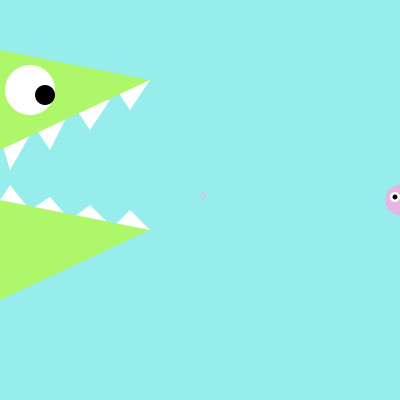
Frame 1 (no input)
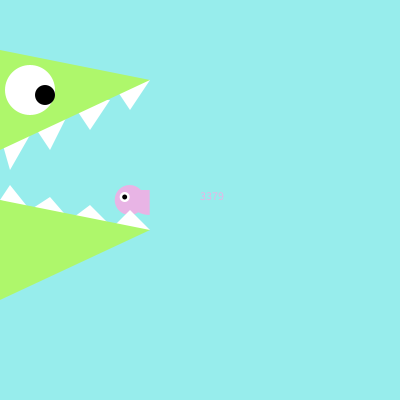
Frame 60 (the mouse pressed at the canvas centre just before this capture)
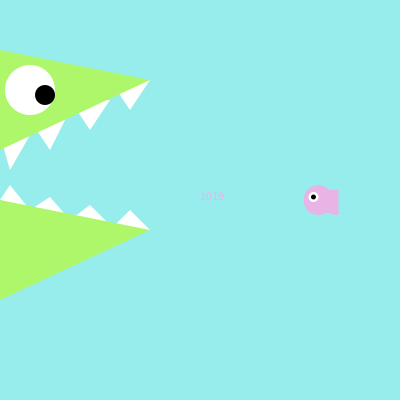
Frame 120 (the mouse held since frame 60 and released just before this capture)

The Processing sketch that drew these frames (run headless with seeded random() and noise(); from frame 60 on, the mouse is pressed at the canvas centre):

// Processing sketch: processing_39143
// ── processing_39143.pde

int millisWhenIClicked;
int thingDuration;

void setup() {
  size(400, 400);
  thingDuration=5000;
  millisWhenIClicked=millis();
}
void draw() {
  background(0);
  smooth();
  noStroke();
  int elapsed=millis()-millisWhenIClicked;
  if (elapsed>thingDuration) {
    background(#97EDEC);
    fill(#AEF76B);
    triangle(0, 50, 150, 150, 0, 300);
    fill(255);
    ellipse (30, 110, 50, 50);
    fill(0);
    ellipse(45, 115, 20, 20);
    stroke(0);
    line(0, 150, 150, 150);
    noStroke();
    fill(#FAB8D7);
    arc(30, 150, 30, 60, radians(0), radians(180));  
    stroke(0);
    line(30,150,30,180);
  }
  else {
    background(#97EDEC);
    noStroke();
    fill(#E8B4E5);
    text(elapsed, width/2, height/2);
    float x= map(elapsed, 0, 5000, width, 0);
    ellipse(x, 200, 30, 30);
    arc(x+20, 190, 50, 50, radians(90), radians(180));
    fill(255);
    ellipse(x-5, 197, 10, 10);
    fill(0);
    ellipse(x-5, 197, 5, 5);
    fill(255);
    triangle(150, 80, 130, 110, 110, 80);
    triangle(110, 100, 90, 130, 70, 100);
    triangle(70, 110, 50, 150, 30, 120);
    triangle(50, 100, 10, 170, -10, 100);
    fill(#AEF76B);
    triangle(0, 50, 150, 80, 0, 150);
    fill(255);
    triangle(150, 230, 130, 210, 110, 230);
    triangle(110, 225, 90, 205, 70, 220);
    triangle(70, 220, 50, 197, 30, 210);
    triangle(30, 210, 10, 185, 0, 200);
    fill(#AEF76B);
    triangle(0, 200, 150, 230, 0, 300);
    fill(255);
    ellipse (30, 90, 50, 50);
    fill(0);
    ellipse(45, 95, 20, 20);
  }
}
void mousePressed() {
  millisWhenIClicked=millis();
}
